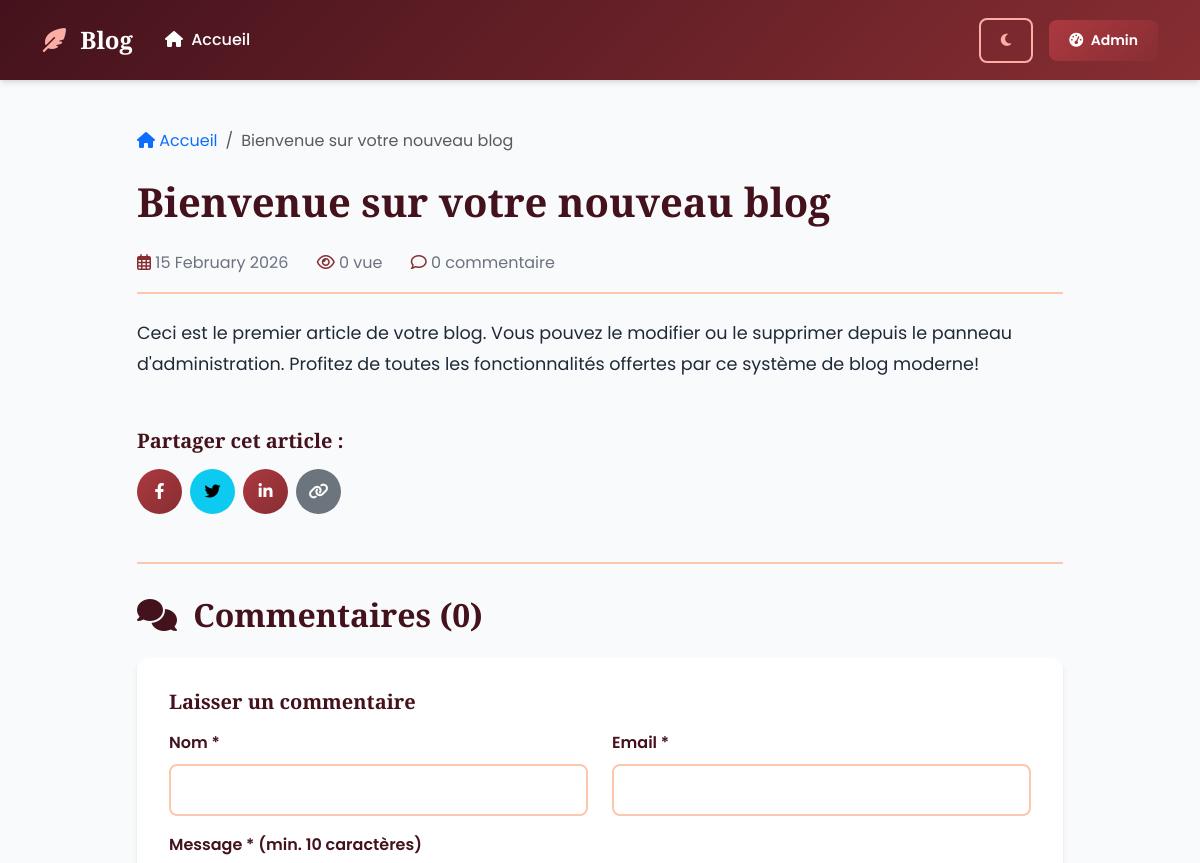
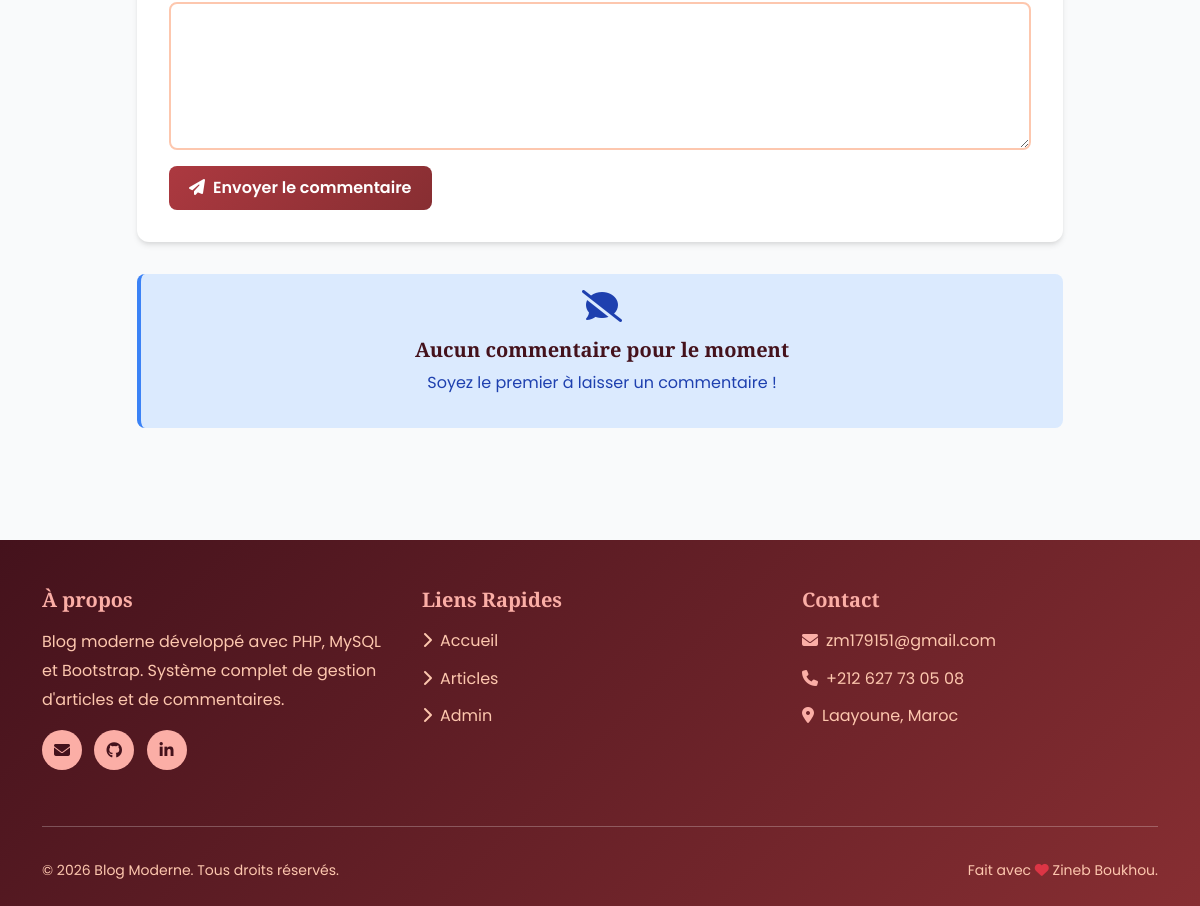
Page /article.php?slug=bienvenue-sur-votre-nouveau-blog (signed in) on the committed database (2 pictures, top to bottom).
### tables this page shows
CREATE TABLE IF NOT EXISTS posts (
    id INT AUTO_INCREMENT PRIMARY KEY,
    title VARCHAR(255) NOT NULL,
    slug VARCHAR(255) NOT NULL UNIQUE,
    content TEXT NOT NULL,
    image VARCHAR(255) DEFAULT 'default.jpg',
    status ENUM('draft', 'published') DEFAULT 'draft',
    created_at TIMESTAMP DEFAULT CURRENT_TIMESTAMP,
    updated_at TIMESTAMP DEFAULT CURRENT_TIMESTAMP ON UPDATE CURRENT_TIMESTAMP,
    KEY idx_status (status),
    KEY idx_slug (slug)
);

### includes/db.php (called while the page is built, shortened)
<?php
if (!function_exists('formatDate')) {
    function formatDate($date) {
        return strftime('%d %B %Y', strtotime($date));
    }
}
?>

### article.php (the view, shortened to what this page needs)
<?php
require_once 'includes/db.php';
$slug = isset($_GET['slug']) ? cleanInput($_GET['slug']) : '';
$stmt = $pdo->prepare("SELECT * FROM posts WHERE slug = :slug AND status = 'published'");
$stmt->execute(['slug' => $slug]);
$article = $stmt->fetch();
$viewCountStmt = $pdo->prepare("SELECT COUNT(*) FROM post_views WHERE post_id = :post_id");
$viewCountStmt->execute(['post_id' => $article['id']]);
$view_count = $viewCountStmt->fetchColumn();
$commentsStmt = $pdo->prepare("
    SELECT * FROM comments
    WHERE post_id = :post_id AND status = 'approved'
    ORDER BY created_at DESC
");
$commentsStmt->execute(['post_id' => $article['id']]);
$comments = $commentsStmt->fetchAll();
require_once 'includes/header.php';
?>
<div class="container py-5">
    <div class="row justify-content-center">
        <div class="col-lg-10">
            <nav aria-label="breadcrumb" class="mb-4">
                <ol class="breadcrumb">
                    <li class="breadcrumb-item"><a href="index.php"><i class="fas fa-home"></i> Accueil</a></li>
                    <li class="breadcrumb-item active" aria-current="page"><?= htmlspecialchars($article['title']) ?></li>
                </ol>
            </nav>
            <article class="article-detail">
                <h1 class="article-title-large mb-4"><?= htmlspecialchars($article['title']) ?></h1>
                <div class="article-meta-large mb-4">
                    <span class="me-4">
                        <i class="far fa-calendar-alt"></i>
                        <?= formatDate($article['created_at']) ?>
                    </span>
                    <span class="me-4">
                        <i class="far fa-eye"></i>
                        <?= $view_count ?> vue<?= $view_count > 1 ? 's' : '' ?>
                    </span>
                    <span>
                        <i class="far fa-comment"></i>
                        <?= count($comments) ?> commentaire<?= count($comments) > 1 ? 's' : '' ?>
                    </span>
                </div>
                <div class="article-content-text mb-5">
                    <?= nl2br(htmlspecialchars($article['content'])) ?>
                </div>
                <div class="share-buttons mb-5">
                    <h5 class="mb-3">Partager cet article :</h5>
                    <div class="d-flex gap-2">
                        <a href="https://www.facebook.com/sharer/sharer.php?u=<?= urlencode('http://' . $_SERVER['HTTP_HOST'] . $_SERVER['REQUEST_URI']) ?>"
                           target="_blank" class="btn btn-primary">
                            <i class="fab fa-facebook-f"></i>
                        </a>
                        <a href="https://twitter.com/intent/tweet?url=<?= urlencode('http://' . $_SERVER['HTTP_HOST'] . $_SERVER['REQUEST_URI']) ?>&text=<?= urlencode($article['title']) ?>"
                           target="_blank" class="btn btn-info">
                            <i class="fab fa-twitter"></i>
                        </a>
                        <a href="https://www.linkedin.com/sharing/share-offsite/?url=<?= urlencode('http://' . $_SERVER['HTTP_HOST'] . $_SERVER['REQUEST_URI']) ?>"
                           target="_blank" class="btn btn-primary">
                            <i class="fab fa-linkedin-in"></i>
                        </a>
                        <button onclick="copyToClipboard(window.location.href)" class="btn btn-secondary">
                            <i class="fas fa-link"></i>
                        </button>
                    </div>
                </div>
            </article>
            <div class="comment-section">
                <h2 class="mb-4">
                    <i class="fas fa-comments me-2"></i>
                    Commentaires (<?= count($comments) ?>)
                </h2>
                <div class="comment-form">
                    <h5 class="mb-3">Laisser un commentaire</h5>
                    <form method="POST" action="">
                        <div class="row">
                            <div class="col-md-6 mb-3">
                                <label for="name" class="form-label">Nom *</label>
                                <input type="text" class="form-control" id="name" name="name" required>
                            </div>
                            <div class="col-md-6 mb-3">
                                <label for="email" class="form-label">Email *</label>
                                <input type="email" class="form-control" id="email" name="email" required>
                            </div>
                        </div>
                        <div class="mb-3">
                            <label for="message" class="form-label">Message * (min. 10 caractères)</label>
                            <textarea class="form-control" id="message" name="message" rows="5" required minlength="10"></textarea>
                        </div>
                        <button type="submit" class="btn btn-primary">
                            <i class="fas fa-paper-plane me-2"></i>Envoyer le commentaire
                        </button>
                    </form>
                </div>
                <?php if (count($comments) > 0): ?>
                    <div class="comments-list">
                        <?php foreach ($comments as $comment): ?>
                            <div class="comment-card fade-in">
                                <div class="comment-header">
                                    <div>
                                        <span class="comment-author">
                                            <i class="fas fa-user-circle me-2"></i>
                                            <?= htmlspecialchars($comment['author']) ?>
                                        </span>
                                        <small class="text-muted ms-2">
                                            <?= formatDate($comment['created_at']) ?>
                                        </small>
                                    </div>
                                </div>
                                <div class="comment-message">
                                    <?= nl2br(htmlspecialchars($comment['content'])) ?>
                                </div>
                            </div>
                        <?php endforeach; ?>
                    </div>
                <?php else: ?>
                    <div class="alert alert-info text-center">
                        <i class="fas fa-comment-slash fa-2x mb-3"></i>
                        <h5>Aucun commentaire pour le moment</h5>
                        <p>Soyez le premier à laisser un commentaire !</p>
                    </div>
                <?php endif; ?>
            </div>
        </div>
    </div>
</div>
<?php require_once 'includes/footer.php'; ?>

### includes/assets/css/style.css (style rules this page uses)
:root { --color-primary: #44121C; --color-secondary: #872E32; --color-accent: #AC3940; --color-light-1: #FBAEA6; --color-light-2: #FDC7AE; --color-success: #10b981; --color-danger: #ef4444; --color-warning: #f59e0b; --color-info: #3b82f6; --bg-primary: #44121C; --bg-secondary: #872E32; --bg-accent: #AC3940; --bg-light: #FDC7AE; --bg-white: #ffffff; --bg-gray: #f9fafb; --text-primary: #1f2937; --text-secondary: #6b7280; --text-light: #ffffff; --font-heading: 'Playfair Display', serif; --font-body: 'Poppins', sans-serif; --spacing-xs: 0.5rem; --spacing-sm: 1rem; --spacing-md: 1.5rem; --spacing-lg: 2rem; --spacing-xl: 3rem; --radius-sm: 0.375rem; --radius-md: 0.5rem; --radius-lg: 0.75rem; --radius-xl: 1rem; --shadow-sm: 0 1px 2px 0 rgba(0, 0, 0, 0.05); --shadow-md: 0 4px 6px -1px rgba(0, 0, 0, 0.1), 0 2px 4px -1px rgba(0, 0, 0, 0.06); --shadow-lg: 0 10px 15px -3px rgba(0, 0, 0, 0.1), 0 4px 6px -2px rgba(0, 0, 0, 0.05); --shadow-xl: 0 20px 25px -5px rgba(0, 0, 0, 0.1), 0 10px 10px -5px rgba(0, 0, 0, 0.04); }
* { margin: 0; padding: 0; box-sizing: border-box; }
html { scroll-behavior: smooth; }
body { font-family: var(--font-body); color: var(--text-primary); line-height: 1.6; background-color: var(--bg-gray); overflow-x: hidden; }
h1, h2, h3, h4, h5, h6 { font-family: var(--font-heading); font-weight: 700; color: var(--color-primary); }
a { text-decoration: none; transition: all 0.3s ease; }
.btn { font-weight: 600; border-radius: var(--radius-md); padding: 0.625rem 1.25rem; transition: all 0.3s ease; border: none; }
.btn-primary { background: linear-gradient(135deg, var(--color-accent), var(--color-secondary)); color: var(--text-light); }
.form-control, .form-select { border: 2px solid var(--color-light-2); border-radius: var(--radius-md); padding: 0.75rem 1rem; transition: all 0.3s ease; }
.form-label { font-weight: 600; color: var(--color-primary); margin-bottom: 0.5rem; }
.comment-section { margin-top: 3rem; padding-top: 2rem; border-top: 2px solid var(--color-light-2); }
.comment-form { background-color: var(--bg-white); padding: 2rem; border-radius: var(--radius-lg); box-shadow: var(--shadow-md); margin-bottom: 2rem; }
.alert { border: none; border-radius: var(--radius-md); padding: 1rem 1.25rem; margin-bottom: 1rem; }
.alert-info { background-color: #dbeafe; color: #1e40af; border-left: 4px solid var(--color-info); }

### article.php (style rules this page uses)
.article-title-large { font-size: 2.5rem; font-weight: 700; color: var(--color-primary); font-family: var(--font-heading); }
.article-meta-large { font-size: 1rem; color: var(--text-secondary); padding-bottom: 1rem; border-bottom: 2px solid var(--color-light-2); }
.article-meta-large i { color: var(--color-secondary); }
.article-content-text { font-size: 1.1rem; line-height: 1.8; color: var(--text-primary); }
.share-buttons h5 { color: var(--color-primary); }
.share-buttons .btn { width: 45px; height: 45px; display: inline-flex; align-items: center; justify-content: center; border-radius: 50%; }

### rows in the picture
posts: title "Bienvenue sur votre nouveau blog", created_at "15 February 2026", content "Ceci est le premier article de votre blog. Vous pouvez le modifier ou le supprimer depuis le panneau d'administration. Profitez de toutes les fonctionnalités offertes par ce système de blog moderne!"

### other values in the picture
$view_count "0"
count($comments) "0"
